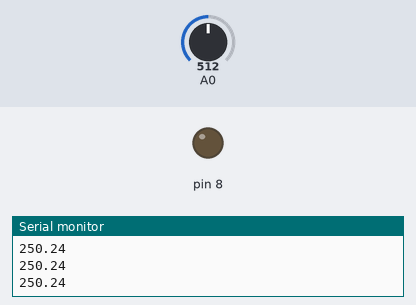
The sketch below on a simulated Arduino Uno, built with avr-gcc and run on an emulated ATmega328P. On the bench: output pins drawn as LEDs (lit = HIGH), the last lines printed to the serial monitor. Inputs (shaded band) come from the test bench; at power-on: A0 = 512.

Above: at 1.2 s.
1.3 s: A0 set to 80
2.8 s: A0 set to 67
At 3.4 s:
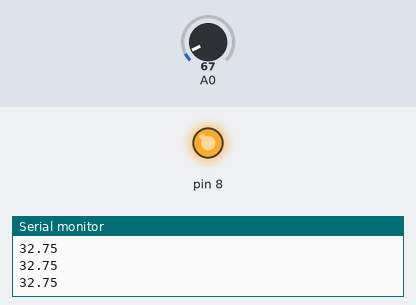
4.3 s: A0 set to 93
5.8 s: A0 set to 110
At 6.9 s:
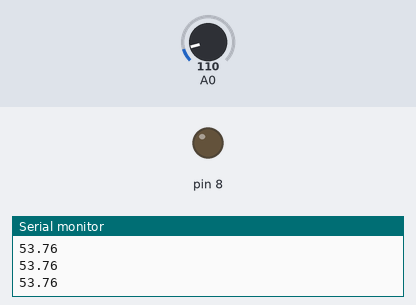
7.3 s: A0 set to 40
At 8.0 s:
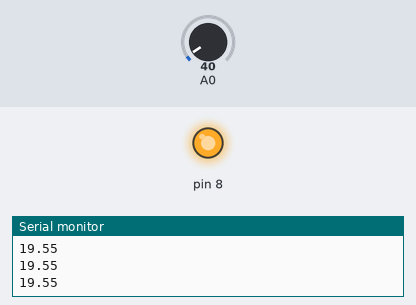
Timing chart, 0 to 9.8 s (numbered marks = the images above; inputs shaded):
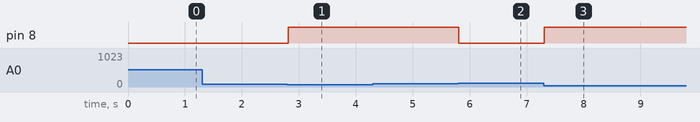

Measured:
- the behaviour switches between 72 and 71 on A0 (found by bisection; images 0 and 1)
- the behaviour switches between 102 and 103 on A0 (found by bisection; images 1 and 2)
- after the input at 2.8 s, pin 8: LOW → HIGH at once
- after the input at 5.8 s, pin 8: HIGH → LOW at once
- after the input at 7.3 s, pin 8: LOW → HIGH at once

The sketch:

tem_portatil.ino
```cpp
float t;
void setup() {
Serial.begin(9600);
pinMode(8,OUTPUT);
}
void loop(){
t=temperatura();
if(t>50){
    digitalWrite(8,LOW);
}
if(t<35){
  digitalWrite(8,HIGH);
}
}
float  temperatura() {
  int value = analogRead(A0);
  float millivolts = (value / 1023.0) * 5000;
  float celsius = millivolts / 10;
    Serial.println(celsius);
 return celsius;
   delay(100);
}
```
